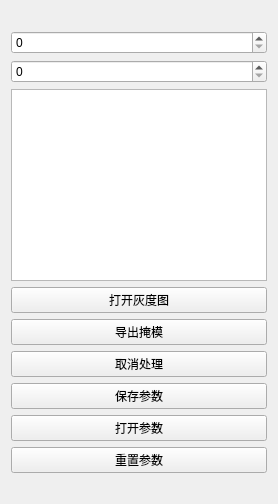
<?xml version="1.0" encoding="UTF-8"?>
<ui version="4.0"><class>Workbench</class><widget class="QWidget" name="Workbench"><property name="windowTitle"><string>图像处理工作台参考</string></property><layout class="QVBoxLayout" name="layout"><item><layout class="QHBoxLayout" name="views"><item><widget class="QLabel" name="original"/></item><item><widget class="QLabel" name="mask"/></item></layout></item><item><widget class="QSpinBox" name="threshold"/></item><item><widget class="QSpinBox" name="minimumArea"/></item><item><widget class="QTableWidget" name="components"/></item><item><widget class="QPushButton" name="open"><property name="text"><string>打开灰度图</string></property></widget></item><item><widget class="QPushButton" name="save"><property name="text"><string>导出掩模</string></property></widget></item><item><widget class="QPushButton" name="cancel"><property name="text"><string>取消处理</string></property></widget></item><item><widget class="QPushButton" name="saveConfig"><property name="text"><string>保存参数</string></property></widget></item><item><widget class="QPushButton" name="openConfig"><property name="text"><string>打开参数</string></property></widget></item><item><widget class="QPushButton" name="reset"><property name="text"><string>重置参数</string></property></widget></item><item><widget class="QLabel" name="status"/></item></layout></widget><resources/><connections/></ui>
